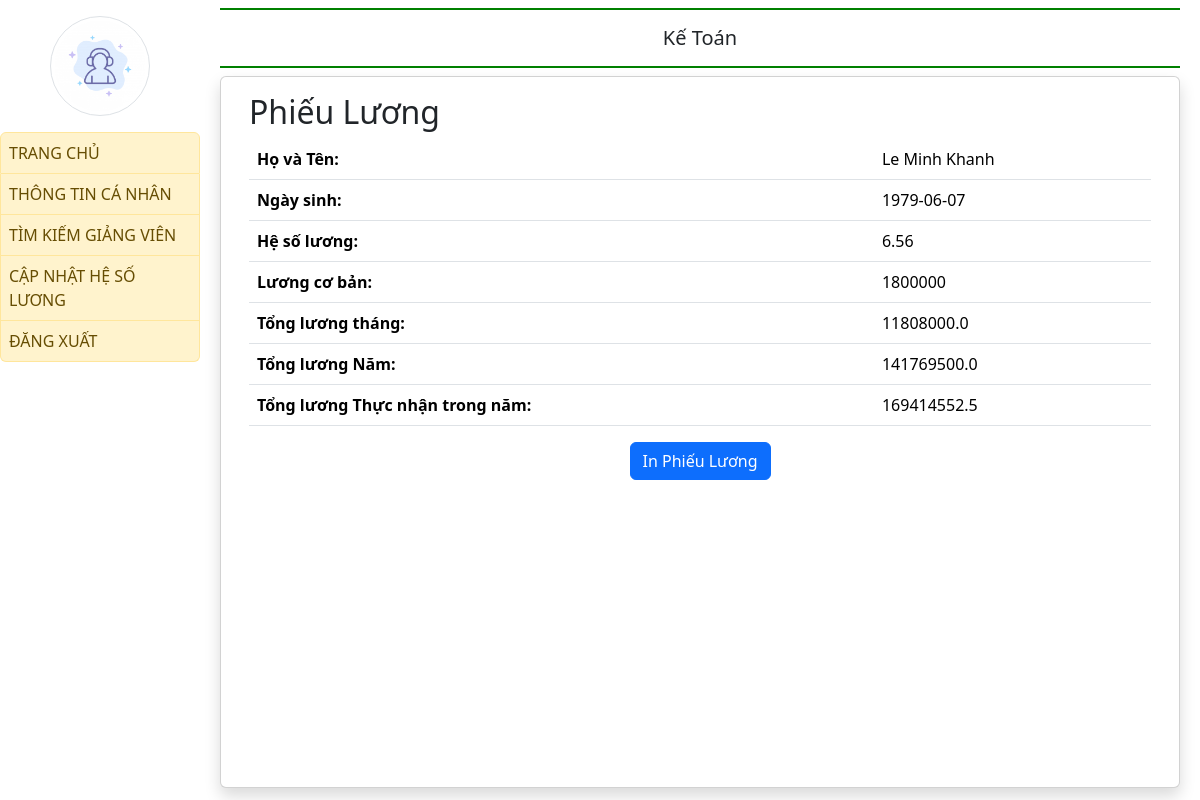
The app's page /salary_slip/3/ with its own data.
### quanlyluong/models.py (models this page shows)
class GIANGVIEN(models.Model):
    MAGIANGVIEN = models.CharField(max_length= 8, primary_key=True, unique=True)
    MATD = models.ForeignKey(TRINHDO, on_delete=models.CASCADE) #Mã trình độ
    HOTEN = models.CharField(max_length=50)
    NGAYSINH = models.CharField(max_length=10)
    GIOITINH = models.BooleanField()
    SODIENTHOAI = models.CharField(max_length=10)
    DIACHI = models.CharField(max_length=100)
    MABAC = models.ForeignKey(CAPBAC, on_delete=models.CASCADE) #Mã bậc
    NGAYVAOLAM = models.CharField(max_length=10)
    CHUCVU = models.CharField(max_length=50)
    MANGACH = models.ForeignKey(NGACH, on_delete=models.CASCADE)
    SOTIETDAY = models.IntegerField()

class HESOLUONG(models.Model):
    MABAC = models.ForeignKey(CAPBAC, on_delete=models.CASCADE)
    MANGACH = models.ForeignKey(NGACH, on_delete=models.CASCADE)
    HESO = models.FloatField()
    class Meta:
        unique_together = (('MABAC', 'MANGACH'),)  # Khóa chính composite
        verbose_name_plural = "Hệ số lương"

### quanlyluong/views.py (the view)
# urls.py: path('salary_slip/<int:magiangvien>/',
def salary_slip(request, magiangvien, sotietdaytoithieu=50, luongtheogio=24500):
    try:
        teacher = get_object_or_404(GIANGVIEN, pk=magiangvien)
        hesoluong = HESOLUONG.objects.get(
            MABAC=teacher.MABAC_id, MANGACH=teacher.MANGACH_id)
    except HESOLUONG.DoesNotExist:
        return HttpResponse("Salary coefficient not found for the provided instructor.", status=404)
    base_salary = 1800000
    calculated_salaryM = base_salary * hesoluong.HESO
    calculated_salaryY = base_salary * hesoluong.HESO * 12 + \
        (teacher.SOTIETDAY - sotietdaytoithieu) * luongtheogio
    context = {
        'teacher': teacher,
        'base_salary': base_salary,
        'hesoluong': hesoluong.HESO,
        'calculated_salaryM': calculated_salaryM,
        'calculated_salaryY': calculated_salaryY,
        'final_salary': calculated_salaryY + calculated_salaryY*0.3 - calculated_salaryY*0.105
    }
    return render(request, 'login/salary_slip.html', context)

### quanlyluong/templates/login/salary_slip.html
{% extends 'login/emp_base.html' %}
{% block main %}
<div class="container">
    <h2>Phiếu Lương</h2>
    <table class="table">
        <tr>
            <th>Họ và Tên:</th>
            <td>{{ teacher.HOTEN }}</td>
        </tr>
        <tr>
            <th>Ngày sinh:</th>
            <td>{{ teacher.NGAYSINH }}</td>
        </tr>
        <tr>
            <th>Hệ số lương:</th>
            <td>{{ hesoluong }}</td>
        </tr>
        <tr>
            <th>Lương cơ bản:</th>
            <td>{{ base_salary }}</td>
        </tr>
        <tr>
            <th>Tổng lương tháng:</th>
            <td>{{ calculated_salaryM }}</td>
        </tr>
        <tr>
            <th>Tổng lương Năm:</th>
            <td>{{ calculated_salaryY }}</td>
        </tr>
        <tr>
            <th>Tổng lương Thực nhận trong năm:</th>
            <td>{{ final_salary}}</td>
        </tr>
    </table>
    <div class="text-center">
        <button onclick="window.print()" class="btn btn-primary">In Phiếu Lương</button>
    </div>
</div>
{% endblock %}

### records on screen
GIANGVIEN: HOTEN "Le Minh Khanh", NGAYSINH "1979-06-07"
HESOLUONG: HESO "6.56"

### other values on screen
{{ base_salary }} "1800000"
{{ calculated_salaryM }} "11808000.0"
{{ calculated_salaryY }} "141769500.0"
{{ final_salary }} "169414552.5"
